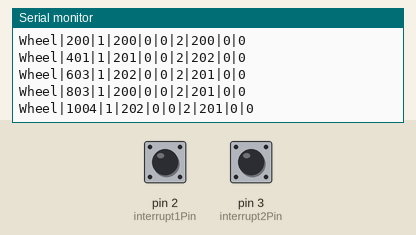
Recording of a sketch running on a simulated Arduino Uno, built with avr-gcc and run on an emulated ATmega328P. On the bench: the last lines printed to the serial monitor. The test bench sets the inputs (shaded band); at power-on: pin 2 (interrupt1Pin) LOW, pin 3 (interrupt2Pin) LOW.

Above: at 1.2 s.
1.3 s: pin 2 (interrupt1Pin) pulled HIGH for 0.15 s
At 1.56 s:
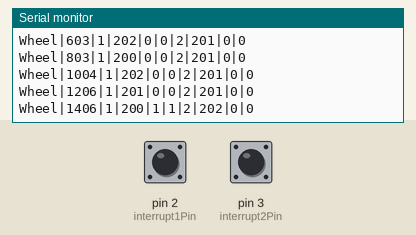
2.9 s: pin 3 (interrupt2Pin) pulled HIGH for 0.15 s
At 3.17 s:
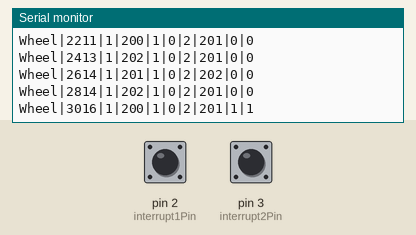
4.5 s: pin 2 (interrupt1Pin) pulled HIGH for 1 s
At 4.78 s:
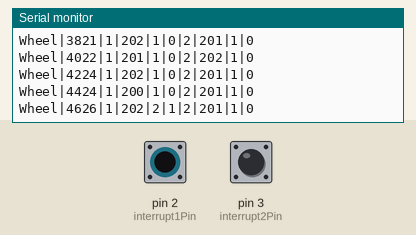
7.0 s: pin 3 (interrupt2Pin) pulled HIGH for 1 s
At 7.2 s:
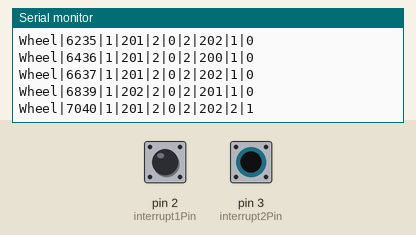
Timing chart, 0 to 10.0 s (numbered marks = the images above; inputs shaded):
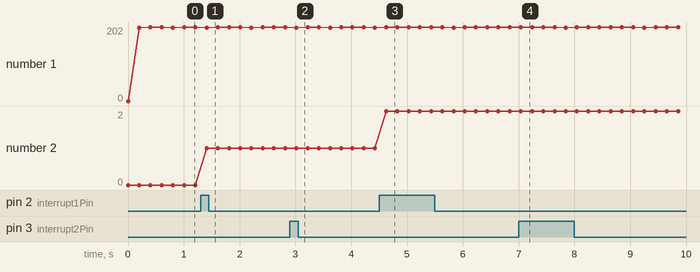

Measured:
- after the input at 1.3 s, the serial monitor: prints a new line after 0.11 s (image 1)
- after the input at 2.9 s, the serial monitor: prints a new line after 0.12 s (image 2)
- after the input at 4.5 s, the serial monitor: prints a new line after 0.13 s (image 3)
- after the input at 7.0 s, the serial monitor: prints a new line at once (image 4)

The sketch:

wheel-encoder.ino
```cpp
const byte interrupt1Pin = 2;
int interrupt1Count = 0;
int previousInterrupt1Count = 0;

const byte interrupt2Pin = 3;
int interrupt2Count = 0;
int previousInterrupt2Count = 0;

int previousMillis1 = 0;
int previousMillis2 = 0;

const int stepsPerRevelation = 20;
const int distanceInMMPerRevelation = 220;

void setup() {
    pinMode(interrupt1Pin, INPUT);
    pinMode(interrupt2Pin, INPUT);
    attachInterrupt(digitalPinToInterrupt(interrupt1Pin), countRotation1, RISING);
    attachInterrupt(digitalPinToInterrupt(interrupt2Pin), countRotation2, RISING);
    Serial.begin(115200);
}

void sendData(int id)
{
    int interruptCount = 0;
    int interruptCountDelta = 0;
    int timeDelta = 0;
    if(id == 1)
    {
        interruptCountDelta = interrupt1Count - previousInterrupt1Count;
        timeDelta = millis() - previousMillis1;
        previousMillis1 = millis();
        interruptCount = interrupt1Count;
        previousInterrupt1Count = interrupt1Count;
    }
    if(id == 2)
    {
        interruptCountDelta = interrupt2Count - previousInterrupt2Count;
        timeDelta = millis() - previousMillis2;
        previousMillis2 = millis();
        interruptCount = interrupt2Count;
        previousInterrupt2Count = interrupt2Count;
    }


    Serial.print(id);
    Serial.print("|");
    Serial.print(timeDelta);
    Serial.print("|");
    Serial.print(interruptCount);
    Serial.print("|");
    Serial.print(interruptCountDelta);
}

void countRotation1() {
    interrupt1Count++;
}

void countRotation2() {
    interrupt2Count++;
}

void loop() {
    int timestamp = millis();

    Serial.print("Wheel");
    Serial.print("|");
    Serial.print(millis());
    Serial.print("|");
    sendData(1);
    Serial.print("|");
    sendData(2);
    Serial.println("");
    delay(200);
}
```
